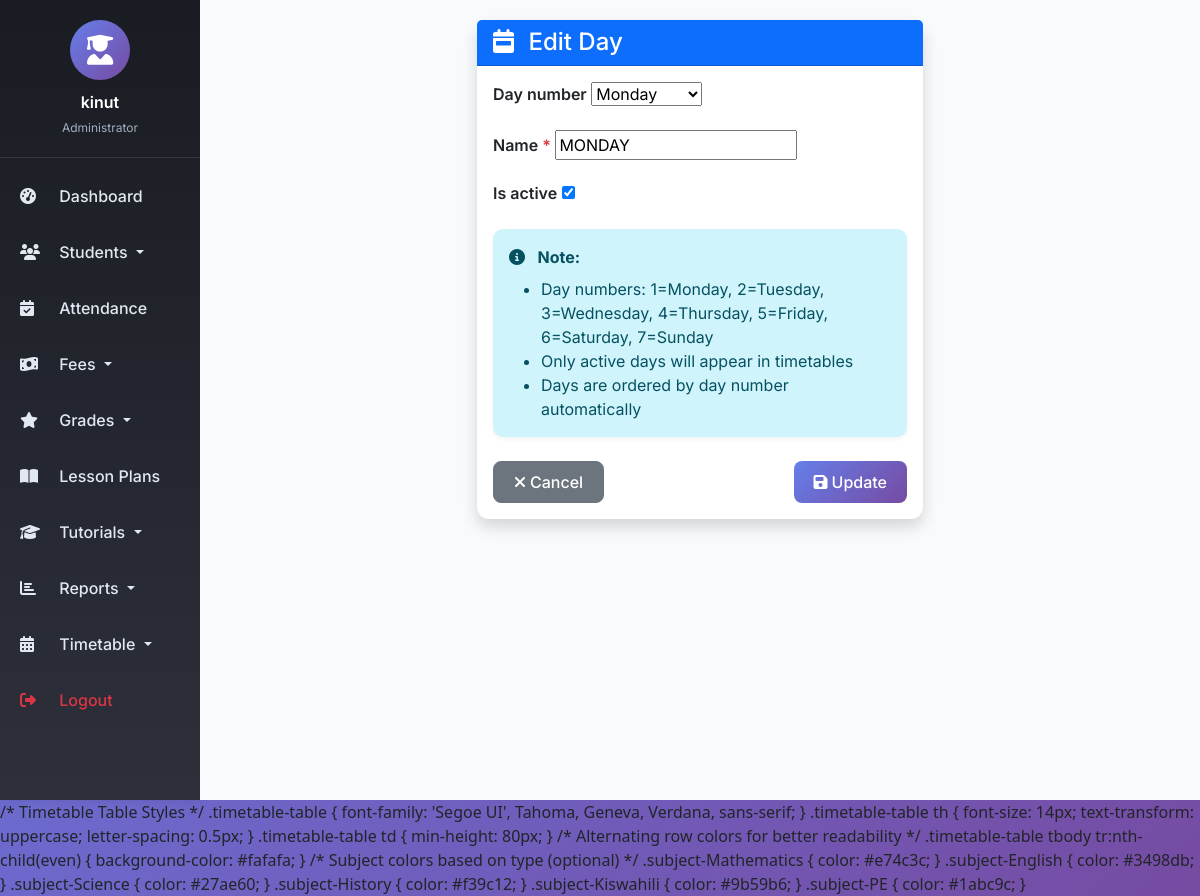
/days/1/edit/ (signed in), run on the app's committed database.
### management/models.py (models this page shows)
class Day(models.Model):
    calendar_date = models.DateField(unique=True)

### management/views.py (the view)
# urls.py: path('days/<int:pk>/edit/', views.DayUpdateView.as_view(), name='day_edit'),
class DayUpdateView(LoginRequiredMixin, UserPassesTestMixin, UpdateView):
    model = Day
    form_class = DayForm
    template_name = 'management/day_form.html'
    success_url = reverse_lazy('day_list')
    def test_func(self):
        return self.request.user.is_staff

### management/forms.py
class DayForm(forms.ModelForm):
    class Meta:
        model = Day
        fields = ['day_number', 'name', 'is_active']

### management/templates/management/day_form.html (shortened to what this page needs)
{% extends 'base.html' %}
{% load static %}
{% block content %}
<div class="container-fluid">
    <div class="row justify-content-center">
        <div class="col-md-6">
            <div class="card shadow">
                <div class="card-header bg-primary text-white">
                    <h4 class="mb-0">
                        <i class="fas fa-calendar-week me-2"></i>
                        {% if day %}Edit Day{% else %}Add New Day{% endif %}
                    </h4>
                </div>
                <div class="card-body">
                    <form method="post">
                        {% for field in form %}
                        <div class="mb-3">
                            <label for="{{ field.id_for_label }}" class="form-label fw-semibold">
                                {{ field.label }}
                                {% if field.field.required %}<span class="text-danger">*</span>{% endif %}
                            </label>
                            {{ field }}
                        </div>
                        {% endfor %}
                        <div class="alert alert-info mt-3">
                            <i class="fas fa-info-circle me-2"></i>
                            <strong>Note:</strong>
                            <ul class="mb-0 mt-2">
                                <li>Day numbers: 1=Monday, 2=Tuesday, 3=Wednesday, 4=Thursday, 5=Friday, 6=Saturday, 7=Sunday</li>
                                <li>Only active days will appear in timetables</li>
                                <li>Days are ordered by day number automatically</li>
                            </ul>
                        </div>
                        <div class="d-flex justify-content-between mt-4">
                            <a href="{% url 'day_list' %}" class="btn btn-secondary">
                                <i class="fas fa-times me-1"></i>Cancel
                            </a>
                            <button type="submit" class="btn btn-primary">
                                <i class="fas fa-save me-1"></i>{% if day %}Update{% else %}Save{% endif %}
                            </button>
                        </div>
                    </form>
                </div>
            </div>
        </div>
    </div>
</div>
{% endblock %}

### templates/base.html (shortened to what this page needs)
<!DOCTYPE html>
<html lang="en">
<head>
    <link href="https://cdn.jsdelivr.net/npm/bootstrap@5.3.0/dist/css/bootstrap.min.css" rel="stylesheet" />
    <link rel="stylesheet" href="https://cdnjs.cloudflare.com/ajax/libs/font-awesome/6.4.0/css/all.min.css" />
</head>
<body>
    <div class="container-fluid p-0">
        <div class="row g-0">
            <div class="col-md-2 sidebar d-none d-md-block">
                <div class="user-info">
                    <div class="user-avatar">
                        <i class="fas fa-user-graduate"></i>
                    </div>
                    <div class="user-name">{{ user.get_full_name|default:user.username }}</div>
                    <div class="user-role">
                        {% if user.is_superuser %}
                            Administrator
                        {% elif user.groups.all %}
                            {{ user.groups.first.name }}
                        {% else %}
                            Staff
                        {% endif %}
                    </div>
                </div>
                <nav class="nav flex-column">
                    <a class="nav-link" href="{% url 'dashboard' %}">
                        <i class="fas fa-tachometer-alt"></i> Dashboard
                    </a>
                    <li class="nav-item dropdown">
                        <a class="nav-link dropdown-toggle" href="#" role="button" data-bs-toggle="dropdown">
                            <i class="fas fa-users"></i> Students
                        </a>
                    </li>
                    <a class="nav-link" href="{% url 'attendance_list' %}">
                        <i class="fas fa-calendar-check"></i> Attendance
                    </a>
                    <li class="nav-item dropdown">
                        <a class="nav-link dropdown-toggle" href="#" role="button" data-bs-toggle="dropdown">
                            <i class="fas fa-money-bill-wave"></i> Fees
                        </a>
                    </li>
                    <li class="nav-item dropdown">
                        <a class="nav-link dropdown-toggle" href="#" role="button" data-bs-toggle="dropdown">
                            <i class="fas fa-star"></i> Grades
                        </a>
                    </li>
                    <a class="nav-link" href="{% url 'lesson_plan_list' %}">
                        <i class="fas fa-book-open"></i> Lesson Plans
                    </a>
                    <li class="nav-item dropdown">
                        <a class="nav-link dropdown-toggle" href="#" role="button" data-bs-toggle="dropdown">
                            <i class="fas fa-graduation-cap"></i> Tutorials
                        </a>
                    </li>
                    <li class="nav-item dropdown">
                        <a class="nav-link dropdown-toggle" href="#" role="button" data-bs-toggle="dropdown">
                            <i class="fas fa-chart-bar"></i> Reports
                        </a>
                    </li>
                    <li class="nav-item dropdown">
    <a class="nav-link dropdown-toggle" href="#" role="button" data-bs-toggle="dropdown">
        <i class="fas fa-calendar-alt"></i> Timetable
    </a>
</li>
                    <a class="nav-link text-danger" href="{% url 'logout' %}">
                        <i class="fas fa-sign-out-alt"></i> Logout
                    </a>
                </nav>
            </div>
            <div class="col-md-10 main-content">
                {% block content %}
                {% endblock %}
            </div>
        </div>
    </div>
    /* Timetable Table Styles */
.timetable-table {
    font-family: 'Segoe UI', Tahoma, Geneva, Verdana, sans-serif;
}
.timetable-table th {
    font-size: 14px;
    text-transform: uppercase;
    letter-spacing: 0.5px;
}
.timetable-table td {
    min-height: 80px;
}
/* Alternating row colors for better readability */
.timetable-table tbody tr:nth-child(even) {
    background-color: #fafafa;
}
/* Subject colors based on type (optional) */
.subject-Mathematics { color: #e74c3c; }
.subject-English { color: #3498db; }
.subject-Science { color: #27ae60; }
.subject-History { color: #f39c12; }
.subject-Kiswahili { color: #9b59b6; }
.subject-PE { color: #1abc9c; }
</body>
</html>

### templates/base.html (style rules this page uses)
* { font-family: 'Inter', sans-serif; }
body { background: linear-gradient(135deg, #667eea 0%, #764ba2 100%); min-height: 100vh; }
.sidebar { min-height: 100vh; background: linear-gradient(180deg, #1a1c23 0%, #2d2f3a 100%); box-shadow: 2px 0 10px rgba(0,0,0,0.1); transition: all 0.3s ease; }
.sidebar .nav-link { color: #e2e8f0; padding: 12px 20px; transition: all 0.3s ease; font-weight: 500; margin: 4px 0; }
.sidebar .nav-link i { width: 25px; margin-right: 10px; }
.main-content { background: #f8fafc; min-height: 100vh; padding: 20px 30px; }
.card { border: none; border-radius: 12px; box-shadow: 0 2px 4px rgba(0,0,0,0.05); transition: transform 0.2s ease, box-shadow 0.2s ease; }
.btn { border-radius: 8px; padding: 8px 20px; font-weight: 500; transition: all 0.2s ease; }
.btn-primary { background: linear-gradient(135deg, #667eea 0%, #764ba2 100%); border: none; }
.alert { border-radius: 10px; border: none; box-shadow: 0 2px 5px rgba(0,0,0,0.05); }
.user-info { padding: 20px; text-align: center; border-bottom: 1px solid rgba(255,255,255,0.1); margin-bottom: 10px; }
.user-avatar { width: 60px; height: 60px; background: linear-gradient(135deg, #667eea 0%, #764ba2 100%); border-radius: 50%; display: flex; align-items: center; justify-content: center; margin: 0 auto 10px; }
.user-avatar i { font-size: 30px; color: white; }
.user-name { color: white; font-weight: 600; margin-bottom: 5px; }
.user-role { color: #a0aec0; font-size: 12px; }

### data on the page
Day: form "Monday" "MONDAY" "☑"

### other printed values
{{ user.get_full_name|default:user.username }} "kinut"
{{ field.label }} "Day number" "Name" "Is active"
